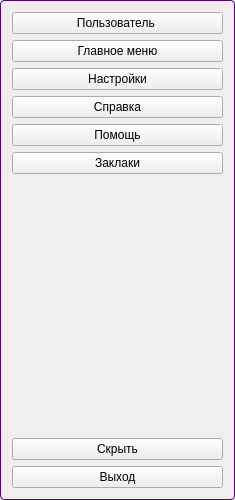
     <widget class="QFrame" name="frame_menu_mw">
      <property name="sizePolicy">
       <sizepolicy hsizetype="Maximum" vsizetype="Expanding">
        <horstretch>0</horstretch>
        <verstretch>0</verstretch>
       </sizepolicy>
      </property>
      <property name="minimumSize">
       <size>
        <width>235</width>
        <height>500</height>
       </size>
      </property>
      <property name="styleSheet">
       <string notr="true">QFrame{
	border: 1px solid #54026E;
	border-radius: 4px;
}</string>
      </property>
      <property name="frameShape">
       <enum>QFrame::StyledPanel</enum>
      </property>
      <property name="frameShadow">
       <enum>QFrame::Raised</enum>
      </property>
      <layout class="QVBoxLayout" name="verticalLayout_3">
       <item>
        <widget class="QPushButton" name="pushButton_profile_user_mw">
         <property name="enabled">
          <bool>true</bool>
         </property>
         <property name="cursor">
          <cursorShape>PointingHandCursor</cursorShape>
         </property>
         <property name="toolTip">
          <string>&lt;html&gt;&lt;head/&gt;&lt;body&gt;&lt;p align=&quot;center&quot;&gt;Зайти в акаунт&lt;/p&gt;&lt;/body&gt;&lt;/html&gt;</string>
         </property>
         <property name="text">
          <string> Пользователь  </string>
         </property>
         <property name="icon">
          <iconset resource="QtResources/white_icon.qrc">
           <normaloff>:/newPrefix/icon2/user.png</normaloff>:/newPrefix/icon2/user.png</iconset>
         </property>
         <property name="iconSize">
          <size>
           <width>50</width>
           <height>40</height>
          </size>
         </property>
        </widget>
       </item>
       <item>
        <widget class="QPushButton" name="pushButton_main_menu_mw">
         <property name="cursor">
          <cursorShape>PointingHandCursor</cursorShape>
         </property>
         <property name="toolTip">
          <string>&lt;html&gt;&lt;head/&gt;&lt;body&gt;&lt;p align=&quot;center&quot;&gt;Перейти на главное&lt;/p&gt;&lt;p align=&quot;center&quot;&gt;меню&lt;/p&gt;&lt;/body&gt;&lt;/html&gt;</string>
         </property>
         <property name="text">
          <string> Главное меню </string>
         </property>
         <property name="icon">
          <iconset resource="QtResources/white_icon.qrc">
           <normaloff>:/newPrefix/icon2/menu_cube.png</normaloff>:/newPrefix/icon2/menu_cube.png</iconset>
         </property>
         <property name="iconSize">
          <size>
           <width>40</width>
           <height>40</height>
          </size>
         </property>
         <property name="checkable">
          <bool>false</bool>
         </property>
        </widget>
       </item>
       <item>
        <widget class="QPushButton" name="pushButton_setting_user_mw">
         <property name="minimumSize">
          <size>
           <width>170</width>
           <height>0</height>
          </size>
         </property>
         <property name="cursor">
          <cursorShape>PointingHandCursor</cursorShape>
         </property>
         <property name="toolTip">
          <string>&lt;html&gt;&lt;head/&gt;&lt;body&gt;&lt;p align=&quot;center&quot;&gt;Настройка интерфейса&lt;/p&gt;&lt;/body&gt;&lt;/html&gt;</string>
         </property>
         <property name="text">
          <string> Настройки </string>
         </property>
         <property name="icon">
          <iconset resource="QtResources/white_icon.qrc">
           <normaloff>:/newPrefix/icon2/settings.png</normaloff>:/newPrefix/icon2/settings.png</iconset>
         </property>
         <property name="iconSize">
          <size>
           <width>30</width>
           <height>40</height>
          </size>
         </property>
        </widget>
       </item>
       <item>
        <widget class="QPushButton" name="pushButton_reference_user_mw">
         <property name="cursor">
          <cursorShape>PointingHandCursor</cursorShape>
         </property>
         <property name="toolTip">
          <string>&lt;html&gt;&lt;head/&gt;&lt;body&gt;&lt;p align=&quot;center&quot;&gt;Справка о программе&lt;/p&gt;&lt;/body&gt;&lt;/html&gt;</string>
         </property>
         <property name="text">
          <string> Справка </string>
         </property>
         <property name="icon">
          <iconset resource="QtResources/white_icon.qrc">
           <normaloff>:/newPrefix/icon2/info.png</normaloff>:/newPrefix/icon2/info.png</iconset>
         </property>
         <property name="iconSize">
          <size>
           <width>40</width>
           <height>40</height>
          </size>
         </property>
         <property name="checkable">
          <bool>false</bool>
         </property>
        </widget>
       </item>
       <item>
        <widget class="QPushButton" name="pushButton_help_user_mw">
         <property name="cursor">
          <cursorShape>WhatsThisCursor</cursorShape>
         </property>
         <property name="toolTip">
          <string>&lt;html&gt;&lt;head/&gt;&lt;body&gt;&lt;p align=&quot;center&quot;&gt;Проблема с программой&lt;/p&gt;&lt;/body&gt;&lt;/html&gt;</string>
         </property>
         <property name="toolTipDuration">
          <number>-1</number>
         </property>
         <property name="text">
          <string> Помощь </string>
         </property>
         <property name="icon">
          <iconset resource="QtResources/white_icon.qrc">
           <normaloff>:/newPrefix/icon2/help.png</normaloff>:/newPrefix/icon2/help.png</iconset>
         </property>
         <property name="iconSize">
          <size>
           <width>40</width>
           <height>40</height>
          </size>
         </property>
         <property name="checkable">
          <bool>false</bool>
         </property>
        </widget>
       </item>
       <item>
        <widget class="QPushButton" name="pushButton_all_bookwark_mw">
         <property name="cursor">
          <cursorShape>PointingHandCursor</cursorShape>
         </property>
         <property name="toolTip">
          <string>&lt;html&gt;&lt;head/&gt;&lt;body&gt;&lt;p align=&quot;center&quot;&gt;Перейти к закладкам&lt;/p&gt;&lt;/body&gt;&lt;/html&gt;</string>
         </property>
         <property name="text">
          <string> Заклаки </string>
         </property>
         <property name="icon">
          <iconset resource="QtResources/white_icon.qrc">
           <normaloff>:/newPrefix/icon2/mark.png</normaloff>:/newPrefix/icon2/mark.png</iconset>
         </property>
         <property name="iconSize">
          <size>
           <width>40</width>
           <height>40</height>
          </size>
         </property>
         <property name="checkable">
          <bool>false</bool>
         </property>
        </widget>
       </item>
       <item>
        <spacer name="verticalSpacer_mw">
         <property name="orientation">
          <enum>Qt::Vertical</enum>
         </property>
         <property name="sizeHint" stdset="0">
          <size>
           <width>20</width>
           <height>50</height>
          </size>
         </property>
        </spacer>
       </item>
       <item>
        <widget class="QPushButton" name="pushButton_fold_user_mw">
         <property name="cursor">
          <cursorShape>PointingHandCursor</cursorShape>
         </property>
         <property name="toolTip">
          <string>&lt;html&gt;&lt;head/&gt;&lt;body&gt;&lt;p align=&quot;center&quot;&gt;Скрыть панель пользователя&lt;/p&gt;&lt;/body&gt;&lt;/html&gt;</string>
         </property>
         <property name="text">
          <string> Скрыть </string>
         </property>
         <property name="icon">
          <iconset resource="QtResources/white_icon.qrc">
           <normaloff>:/newPrefix/icon2/right_arrow.png</normaloff>:/newPrefix/icon2/right_arrow.png</iconset>
         </property>
         <property name="iconSize">
          <size>
           <width>40</width>
           <height>40</height>
          </size>
         </property>
        </widget>
       </item>
       <item>
        <widget class="QPushButton" name="pushButton_exit_user_mw">
         <property name="cursor">
          <cursorShape>PointingHandCursor</cursorShape>
         </property>
         <property name="toolTip">
          <string>&lt;html&gt;&lt;head/&gt;&lt;body&gt;&lt;p align=&quot;center&quot;&gt;Выйти из аккаунта&lt;/p&gt;&lt;/body&gt;&lt;/html&gt;</string>
         </property>
         <property name="text">
          <string> Выход </string>
         </property>
         <property name="icon">
          <iconset resource="QtResources/white_icon.qrc">
           <normaloff>:/newPrefix/icon2/exit.png</normaloff>:/newPrefix/icon2/exit.png</iconset>
         </property>
         <property name="iconSize">
          <size>
           <width>50</width>
           <height>40</height>
          </size>
         </property>
        </widget>
       </item>
      </layout>
     </widget>
